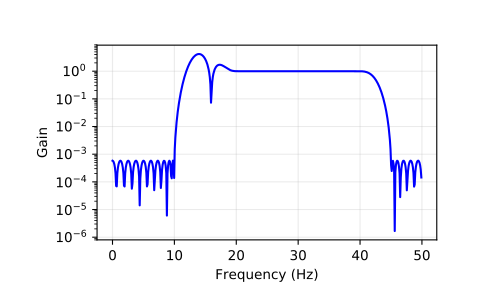

The Python source for this figure:
# For a signal sampled at 100 Hz, we want to construct a filter with a
# passband at 20-40 Hz, and stop bands at 0-10 Hz and 45-50 Hz. Note that
# this means that the behavior in the frequency ranges between those bands
# is unspecified and may overshoot.

from scipy import signal
fs = 100
bpass = signal.remez(72, [0, 10, 20, 40, 45, 50], [0, 1, 0], fs=fs)
freq, response = signal.freqz(bpass)

import matplotlib.pyplot as plt
plt.semilogy(0.5*fs*freq/np.pi, np.abs(response), 'b-')
plt.grid(alpha=0.25)
plt.xlabel('Frequency (Hz)')
plt.ylabel('Gain')
plt.show()
